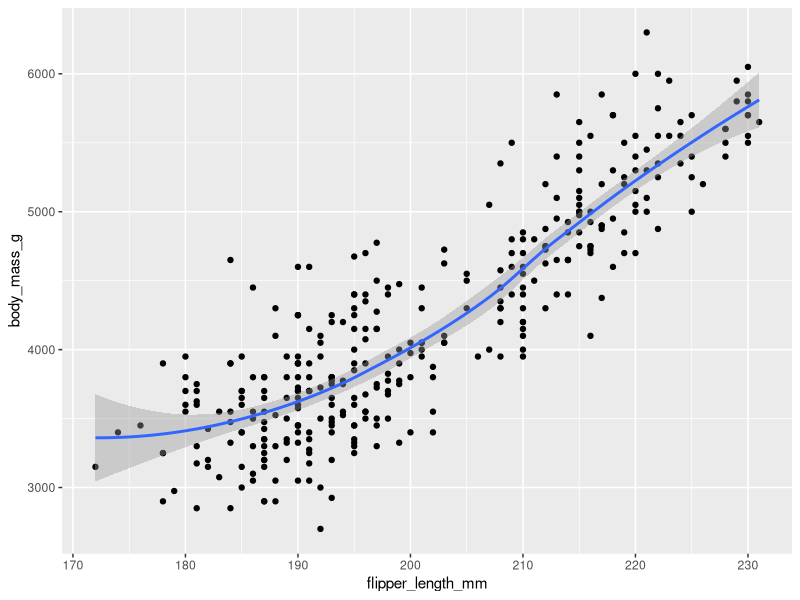
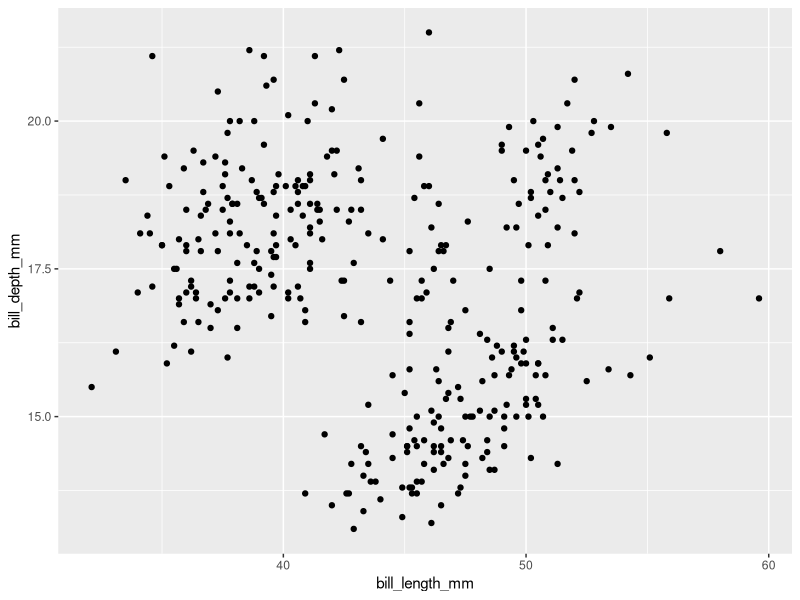
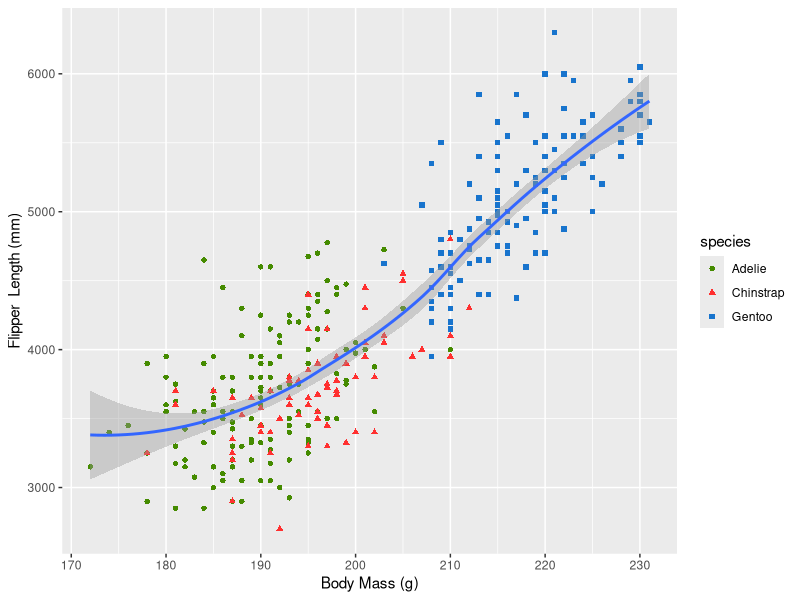
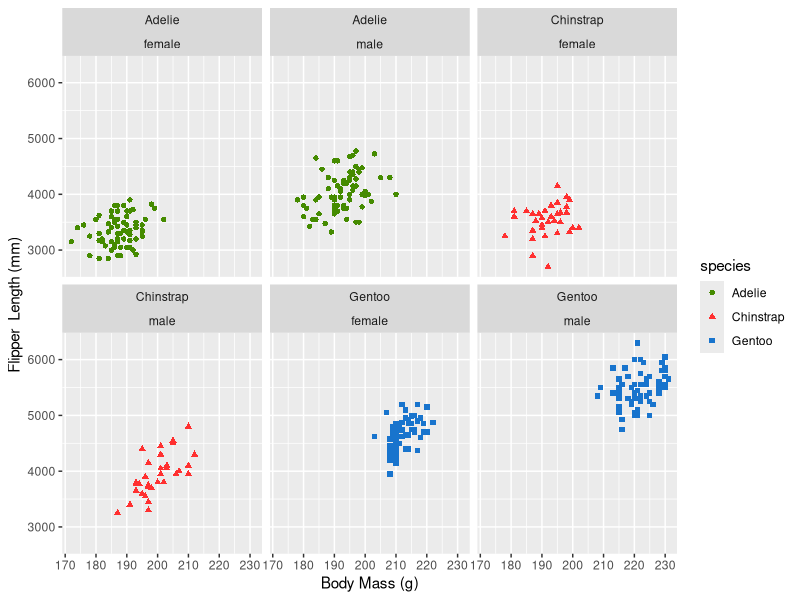
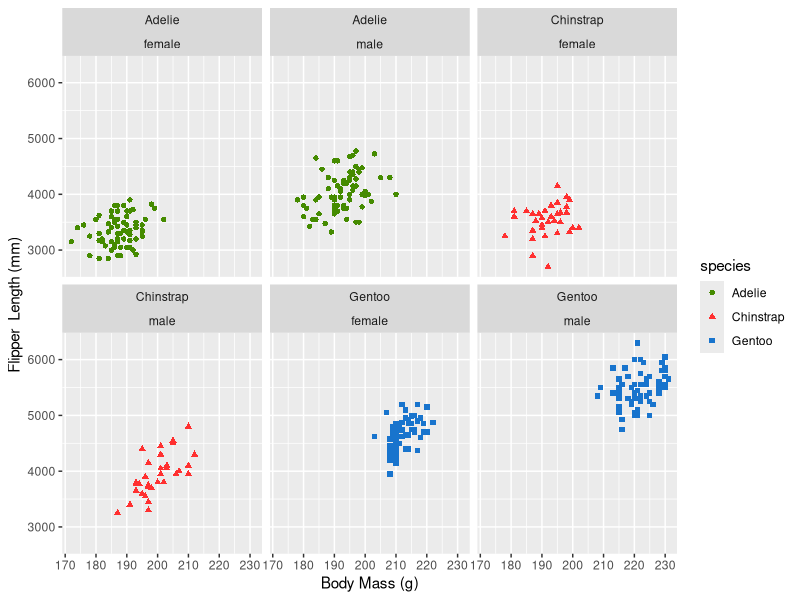

Generate these figures, in order, with R:
#We start installing both packages for this mini project
#This Library has the dataset of penguins its body mass, flipper lenght and bill length
install.packages("palmerpenguins")

#This package is an overlord package containing tons of useful functions
install.packages("tidyverse")

#We load the penguins dataset
library("palmerpenguins")

#Among the functions in tidyverse we are focused on GGPLOT2 which is useful to plot data into charts
library("ggplot2")

install.packages("tidyr")
library("tidyr")

#We create a plot showing the relation between flipper length and body mass in penguins.
#The plot shows us that bigger the penguin, longer the flipper
ggplot(data=penguins) + 
  geom_point(mapping=aes(x=flipper_length_mm, y=body_mass_g)) +
  geom_smooth(mapping=aes(x=flipper_length_mm, y=body_mass_g))

#No relationship between bill length and bill depth
ggplot(data=penguins) + 
  geom_point(mapping=aes(x=bill_length_mm, y=bill_depth_mm))

#We add more aesthetic to the plot
penguins %>% drop_na(sex) %>%
ggplot() + 
  labs(y= "Flipper  Length (mm)", x="Body Mass (g)") +
  geom_point(mapping=aes(x=flipper_length_mm, y=body_mass_g, shape=species, color=species)) + 
  scale_colour_manual(values = c("chartreuse4", "firebrick1","dodgerblue3" )) +
  geom_smooth(mapping=aes(x=flipper_length_mm, y=body_mass_g))

#the use of scale_colour_manual(value = c(values)) is to choose the color we want for the chart.

#We use a pipe to clear the null values first with drop_na and then plot the information
penguins %>% drop_na(sex) %>% 
ggplot() + 
  geom_point(mapping=aes(x=flipper_length_mm, y=body_mass_g, shape=species, color=species)) +
  #we use labs to change the label name of the x and y
  labs(y= "Flipper  Length (mm)", x="Body Mass (g)") +
  scale_colour_manual(values = c("chartreuse4", "firebrick1","dodgerblue3" )) +
  #Facet_wrap allows us to create different plots for different captions we want to focus 
  facet_wrap(species~sex)

penguins %>% drop_na(sex) %>% 
  ggplot() + 
  geom_point(mapping=aes(x=flipper_length_mm, y=body_mass_g, shape=species, color=species)) +
  labs(y= "Flipper  Length (mm)", x="Body Mass (g)") +
  scale_colour_manual(values = c("chartreuse4", "firebrick1","dodgerblue3" )) +
  facet_wrap(species~sex)
              